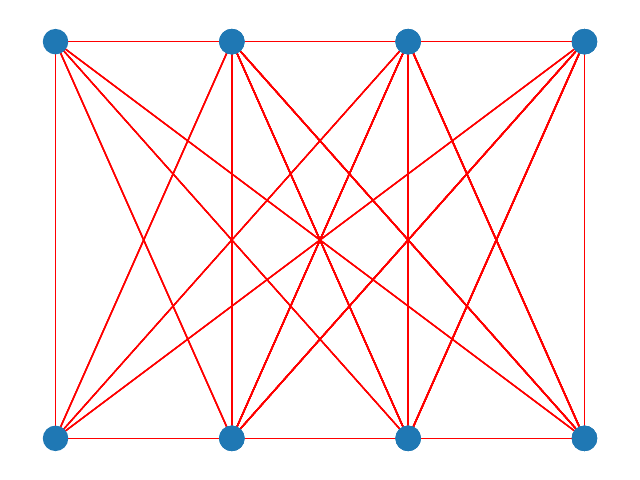

Here is the Python script that generated this plot:
from shapely.geometry import LineString, Point
import networkx as nx
import matplotlib.pyplot as plt

# Erstelle Linestrings
lines = [
    LineString([(0, 0), (1, 0)]),
    LineString([(0, 0), (0, 1)]),
    LineString([(1, 0), (2, 0)]),
    LineString([(0, 1), (1, 1)]),
    LineString([(1, 1), (2, 1)]),
    LineString([(2, 0), (3, 0)]),
    LineString([(2, 1), (3, 1)]),
    LineString([(3, 0), (4, 0)]),
    LineString([(3, 1), (4, 1)]),
    LineString([(1, 0), (1, 1)]),
    LineString([(2, 0), (2, 1)]),
    LineString([(3, 0), (3, 1)])
]

def create_graph(lines):
    # Finde die Schnittpunkte der Linestrings
    points = []
    for i in range(len(lines)):
        for j in range(i+1, len(lines)):
            if lines[i].intersects(lines[j]):
                point = lines[i].intersection(lines[j])
                if isinstance(point, Point):
                    points.append(point)

    # Erstelle ein Graph-Objekt
    G = nx.Graph()

    # Füge die Knoten hinzu
    for i, point in enumerate(points):
        G.add_node(i+1, pos=point.coords[0])

    # Füge die Kanten hinzu
    for i, line in enumerate(lines):
        for j, point in enumerate(points):
            if point == line.coords[0] or point == line.coords[-1]:
                G.add_edge(j+1, j+2)

    # Entferne Knoten ohne Position
    for node in list(G.nodes):
        if 'pos' not in G.nodes[node]:
            G.remove_node(node)

    # Zeige den Graphen mit matplotlib an (und speichere ihn als PDF-Datei)
    pos = nx.get_node_attributes(G, 'pos')
    nx.draw(G, pos)
    nx.draw_networkx_edges(G, pos, edgelist=[(i+1, j+1) for i in range(len(points)) for j in range(i+1, len(points))], edge_color='red')
    # plt.savefig("geo_netz.pdf")
    plt.show()


create_graph(lines)